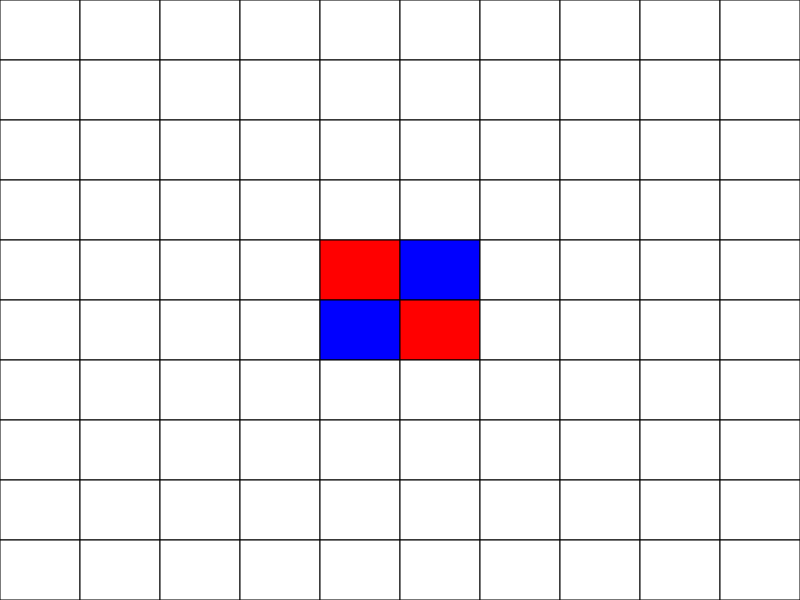
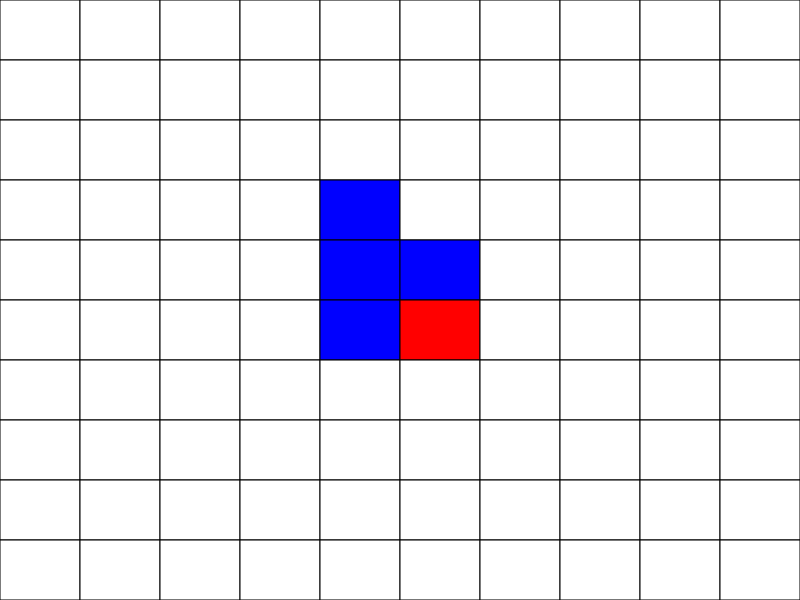

Reproduce these figures in R, in order.
# Feito por: Rodrigo Coster - 2011
# www.dadosaleatorios.com.br

##
# jogo(l), onde l é 1 ou 2 (dificuldade)
# jogo(2)
##

jogo <- function(lvl=1) {
 ## Rotinas de apoio
 # Checa se o movimento é valido
 pode <- function(tabul,x,y,jo) {
  p <- FALSE
  for (i in 1:3-2) {
   for (j in 1:3-2) {
    if ((x+i < 11) && (x+i > 0) && (y+j < 11) && (y+j > 0)) {
     if (tabul[x+i,y+j] %in% 1:2) { p <- TRUE }
    }
   }
  }
  if (tabul[x,y] %in% 1:2) { p <- FALSE }
  if (p == T) {
   p <- sum(move(x,y,jo) == jo) - 1 > sum(tabul == jo)
  }
  return(p)
 }
 # IA
 joga <- function() {
  mv <- 1
  r <- 0
  if (lvl == 1) {
   for (i in 1:10) {
    for (j in 1:10) {
     if (pode(m,i,j,1)) {
      t <- move(i,j,1)
      if (sum(t == 1) > r) {
       mv <- c(i,j)
       r <- sum(t == 1)
      }
     }
    }
   }
  }
  if (lvl == 2) {
   for (i in 1:10) {
    for (j in 1:10) {
     if (pode(m,i,j,1)) {
      r1 <- 0
      t <- move(i,j,1,m)
      for (k in 1:10) {
       for (l in 1:10) {
        if (pode(t,k,l,2)) {
         n <- move(k,l,2,t)
         if (sum(n == 2) > r1) {
          r1 <- sum(n == 2)
         }
        }
       }
      }
      if ((sum(t == 1) - r1 > r) || (length(mv) == 1)) {
       mv <- c(i,j)
       r <- sum(t == 1) - r1
      }
     }
    }
   }
  }
  m <<- move(mv[1],mv[2],1)
 }
 # Evento do mouse
 clica <- function(b, x, y) {
  x <- as.integer(x*10)+1
  y <- as.integer((1-y)*10+1)
  f <- 0
  if (pode(m,y,x,2) == TRUE) { 
   m <<- move(y,x,2) 
   f <- plot(m)
   joga <- 1
   while (((poss(1)) && (joga == 1)) || ((!poss(2)) && (poss(1)))) { joga() ; f <- plot(m) ; joga <- 2 }
  }
  if ((f == 1) || (!poss(2))) { return('dtm') }
  return()
 }
 # Plota
 plot.tabul <- function(tabul) {
  plot(0:10,type='n')
  for (i in 1:10) {
   for (j in 1:10) {
    rect(j,10-i,j+1,11-i,col=c('white','blue','red')[tabul[i,j] + 1])
   }
  }
  if (!any(tabul == 0)) { return(1) }
 return(0)
 }
 # Movimento
 move <- function(x,y,p,tabul=m) {
  out <- tabul
  pt2 <- matrix(c(x,y),ncol=2)
  for (i in c(1,0,-1)) { 
   for (j in c(1,0,-1)) {
    pt <- c(x,y)
    pt1 <- vector()
    cont <- 1
    while ((max(pt) <= 10) && (min(pt) >= 1) && (cont == 1)) {
     pt <- pt + c(i,j)
     pt1 <- rbind(pt1,pt)
     if (((i == 0) && (j == 0)) || ((any(pt > 10)) || (any(pt < 1)))) { cont <- 2 } 
     else if (tabul[pt[1],pt[2]] == p) { pt2 <- rbind(pt2,pt1) ; cont <- 2 }
     else if (tabul[pt[1],pt[2]] == 0) { cont <- 2 }
    }
   } 
  }
  for (k in 1:nrow(pt2)) { 
   out[pt2[k,1],pt2[k,2]] <- p
  }
  return(out)
 }
 # Confere se há jogadas possiveis
 poss <- function(jo,tabul=m) {
  for (i in 1:10) {
   for (j in 1:10) {
    if (pode(tabul,i,j,jo) == TRUE) { return(T) }
   }
  }
  return(F)
 }
 ## Jogo
 par(mar=rep(0,4),xaxs='i',yaxs='i')
 m <- matrix(0,10,10)
 class(m) <- 'tabul'
 for (i in 5:6) {
  for (j in 5:6) {
   m[i,j] <- ((i + j -1) %% 2 + 1)
  }
 }
 plot(m)
 if (runif(1) > .5) { Sys.sleep(.5) ; joga() ; plot(m) }
 getGraphicsEvent('Reversi',onMouseDown=clica)
 cat('Fim de jogo! Resultado:\n Azul (PC):',sum(m == 1),'\n Vermelho (você):',sum(m == 2),'\n') ; if (any(m == 0)) { cat(' Branco:',sum(m==0),'\n') } ;
 return(invisible())
}
jogo(2)
